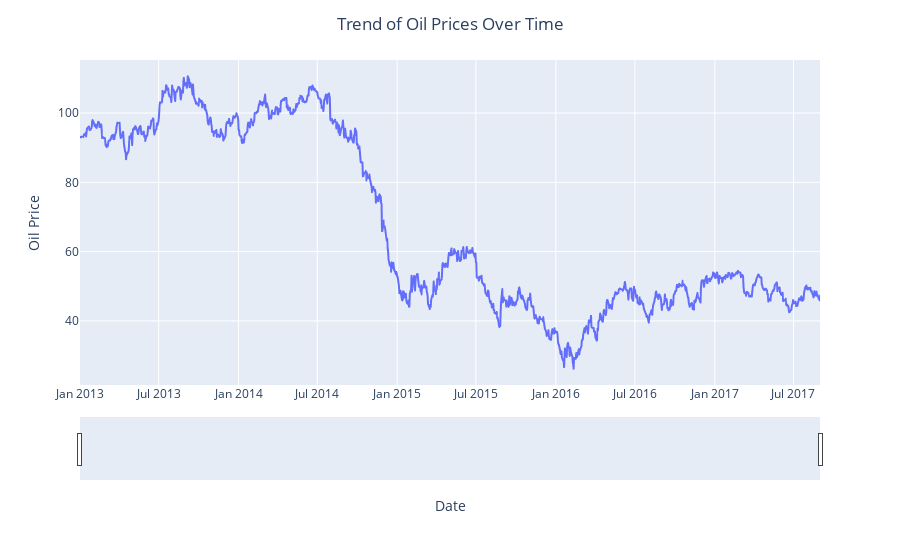

The notebook cell saved with this chart:
### Code cell
# Visualizing the 'dcoilwtico' after filling with backfill
fig = px.line(df_oil, x='date', y='dcoilwtico')
fig.update_layout(title='Trend of Oil Prices Over Time', title_x=0.5, xaxis_title='Date', yaxis_title='Oil Price')
fig.update_xaxes(rangeslider_visible=True)
fig.show()

### Figure 1 — Plotly figure (JSON) as saved in the notebook; plotly's stock layout.template omitted (floating-point values rounded to 4 significant figures; data arrays with more than 128 entries replaced by an {"elided": "..."} marker saying what was removed)
{"data": [{"hovertemplate": "date=%{x}<br>dcoilwtico=%{y}<extra></extra>", "legendgroup": "", "line": {"color": "#636efa", "dash": "solid"}, "marker": {"symbol": "circle"}, "mode": "lines", "name": "", "showlegend": false, "type": "scattergl", "x": {"elided": "1218 str values"}, "xaxis": "x", "y": {"elided": "1218 float values"}, "yaxis": "y"}], "layout": {"legend": {"tracegroupgap": 0}, "margin": {"t": 60}, "title": {"text": "Trend of Oil Prices Over Time", "x": 0.5}, "xaxis": {"anchor": "y", "domain": [0, 1], "rangeslider": {"visible": true}, "title": {"text": "Date"}}, "yaxis": {"anchor": "x", "domain": [0, 1], "title": {"text": "Oil Price"}}}}
